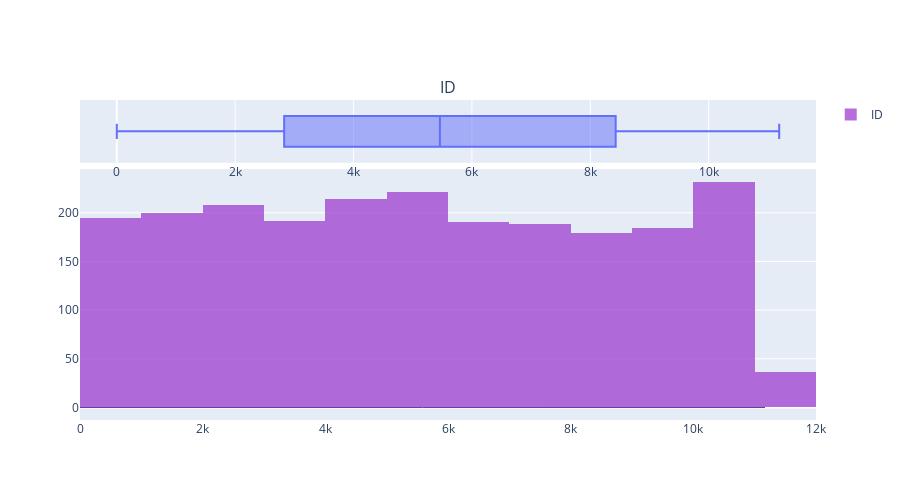

The notebook cell saved with this chart:
### Code cell
plotlyDist(customerData,"ID",binSize = 1000)

### Figure 1 — Plotly figure (JSON) as saved in the notebook; plotly's stock layout.template omitted (floating-point values rounded to 4 significant figures; data arrays with more than 128 entries replaced by an {"elided": "..."} marker saying what was removed)
{"data": [{"legendgroup": "ID", "name": "", "showlegend": false, "type": "box", "x": {"elided": "2240 int values"}, "xaxis": "x", "yaxis": "y"}, {"autobinx": false, "histnorm": "", "legendgroup": "ID", "marker": {"color": "DarkOrchid"}, "name": "ID", "opacity": 0.7, "type": "histogram", "x": {"elided": "2240 int values"}, "xaxis": "x2", "xbins": {"end": 11191, "size": 1000, "start": 0}, "yaxis": "y2"}, {"legendgroup": "ID", "line": {"color": "RebeccaPurple", "width": 1}, "marker": {"color": "rgb(31, 119, 180)"}, "mode": "lines", "name": "ID", "showlegend": false, "type": "scatter", "x": {"elided": "500 float values"}, "xaxis": "x2", "y": {"elided": "500 float values"}, "yaxis": "y2"}], "layout": {"annotations": [{"font": {"size": 16}, "showarrow": false, "text": "ID", "x": 0.5, "xanchor": "center", "xref": "paper", "y": 1, "yanchor": "bottom", "yref": "paper"}], "height": 500, "xaxis": {"anchor": "y", "domain": [0, 1]}, "xaxis2": {"anchor": "y2", "domain": [0, 1]}, "yaxis": {"anchor": "x", "domain": [0.804, 1]}, "yaxis2": {"anchor": "x2", "domain": [0, 0.784]}}}
